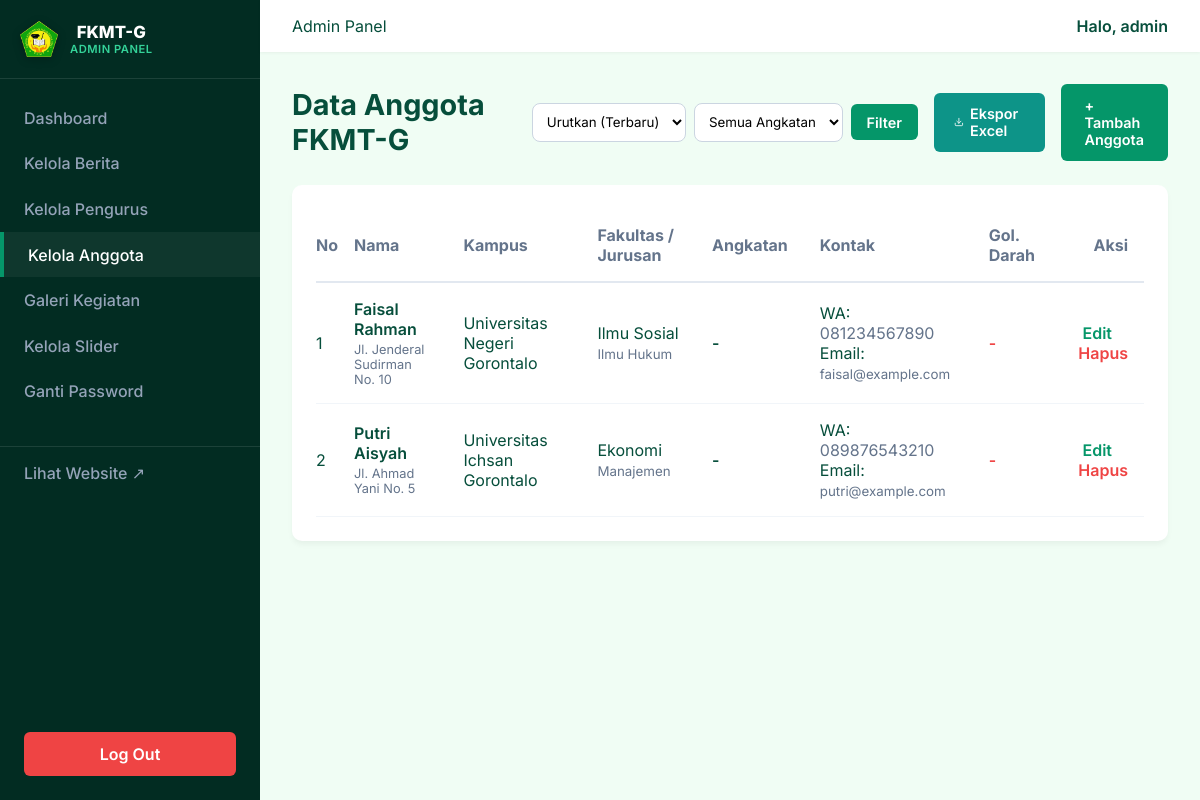
The app's page /admin/anggota (signed in) with its own data.
### tables this page shows
CREATE TABLE `anggota` (
  `id` int(11) NOT NULL AUTO_INCREMENT,
  `nama` varchar(255) NOT NULL,
  `alamat` text DEFAULT NULL,
  `kampus` varchar(255) NOT NULL,
  `fakultas` varchar(255) DEFAULT NULL,
  `jurusan` varchar(255) DEFAULT NULL,
  `angkatan` int(11) DEFAULT NULL,
  `no_wa` varchar(20) DEFAULT NULL,
  `email` varchar(255) DEFAULT NULL,
  `created_at` timestamp NULL DEFAULT current_timestamp(),
  `golongan_darah` varchar(5) DEFAULT NULL,
  PRIMARY KEY (`id`)
);

### app/Controllers/AdminController.php (called while the page is built, shortened)
<?php
class AdminController {
    public function anggota() {
        require_once __DIR__ . '/../../app/Models/Anggota.php';
        $anggotaModel = new \app\Models\Anggota();
        $angkatanFilter = $_GET['angkatan'] ?? null;
        $sort = $_GET['sort'] ?? null;
        $semuaAnggota = $anggotaModel->readAll($angkatanFilter, $sort);
        require_once __DIR__ . '/../../views/admin/anggota_index.php';
    }
}

### public/index.php (called while the page is built, shortened)
<?php
spl_autoload_register(function ($class) {
    $file = __DIR__ . '/../' . str_replace('\\', '/', $class) . '.php';
});
require_once __DIR__ . '/../routes/web.php';

### app/Config/Env.php (called while the page is built, shortened)
<?php
class Env {
    public static function load($path = null) {
        if ($path === null) {
            $path = dirname(__DIR__, 2) . '/.env';
        }
        if (!file_exists($path)) {
            return false;
        }
        return true;
    }
    public static function get($key, $default = null) {
        $value = getenv($key);
        if (is_string($value)) {
            $lower = strtolower($value);
            if ($lower === 'false') return false;
        }
        return $value;
    }
}

### app/Models/Anggota.php (called while the page is built, shortened)
<?php
class Anggota {
    private $conn;
    private $table_name = "anggota";
    public function __construct() {
        $database = new Database();
        $this->conn = $database->getConnection();
    }
    public function readAll($angkatanFilter = null, $sort = null) {
        $query = "SELECT * FROM " . $this->table_name;
        if ($sort === 'nama_asc') {
            $query .= " ORDER BY nama ASC";
        } elseif ($sort === 'nama_desc') {
            $query .= " ORDER BY nama DESC";
        } elseif ($sort === 'terlama') {
            $query .= " ORDER BY created_at ASC";
        } else {
            $query .= " ORDER BY created_at DESC";
        }
        $stmt = $this->conn->prepare($query);
        $stmt->execute();
        return $stmt->fetchAll();
    }
}

### app/Config/Database.php (called while the page is built, shortened)
<?php
class Database {
    private $host;
    private $port;
    private $db_name;
    private $username;
    private $password;
    public function __construct() {
        $this->host = Env::get('DB_HOST', '127.0.0.1');
        $this->port = Env::get('DB_PORT', '3306');
        $this->db_name = Env::get('DB_NAME', 'fkmtg_db');
        $this->username = Env::get('DB_USER', 'root');
        $this->password = Env::get('DB_PASS', '');
    }
    public function getConnection() {
        $this->conn = null;
        try {
            $dsn = "mysql:host=" . $this->host . ";port=" . $this->port . ";dbname=" . $this->db_name . ";charset=utf8mb4";
            $this->conn = new PDO($dsn, $this->username, $this->password);
            $this->conn->setAttribute(PDO::ATTR_ERRMODE, PDO::ERRMODE_EXCEPTION);
            $this->conn->setAttribute(PDO::ATTR_DEFAULT_FETCH_MODE, PDO::FETCH_ASSOC);
        } catch(PDOException $exception) {
            if (Env::get('APP_DEBUG', true)) {
                echo "Koneksi Database Gagal: " . $exception->getMessage();
            } else {
                echo "Terjadi kendala pada koneksi basis data. Silakan hubungi administrator.";
            }
        }
        return $this->conn;
    }
}

### views/admin/anggota_index.php (the view, shortened to what this page needs)
<div style="display: flex; justify-content: space-between; align-items: center; margin-bottom: 1.5rem;">
    <h1 class="page-title" style="margin-bottom:0;">Data Anggota FKMT-G</h1>
    <div style="display: flex; gap: 1rem; align-items: center;">
        <form action="" method="GET" style="display: flex; gap: 0.5rem; align-items: center;">
            <select name="sort" style="padding: 0.6rem; border: 1px solid #CBD5E1; border-radius: 8px; outline: none; background-color: white;">
                <option value="">Urutkan (Terbaru)</option>
            </select>
            <select name="angkatan" style="padding: 0.6rem; border: 1px solid #CBD5E1; border-radius: 8px; outline: none; background-color: white;">
                <option value="">Semua Angkatan</option>
            </select>
            <button type="submit" class="btn-primary" style="padding: 0.6rem 1rem; font-size: 0.9rem; border: none; background-color: #059669; cursor: pointer;">Filter</button>
        </form>
        <a href="/admin/anggota/export" class="btn-primary" style="padding: 0.8rem 1.25rem; font-size: 0.9rem; background-color: #0D9488; display: inline-flex; align-items: center; gap: 0.4rem; text-decoration: none;" title="Unduh Rekapitulasi Data Anggota (CSV/Excel)">
            <svg width="16" height="16" viewBox="0 0 24 24" fill="none" stroke="currentColor" stroke-width="2" stroke-linecap="round" stroke-linejoin="round">
                <path d="M21 15v4a2 2 0 0 1-2 2H5a2 2 0 0 1-2-2v-4"></path>
                <polyline points="7 10 12 15 17 10"></polyline>
                <line x1="12" y1="15" x2="12" y2="3"></line>
            </svg>
            Ekspor Excel
        </a>
        <a href="/admin/anggota/tambah" class="btn-primary" style="padding: 0.8rem 1.5rem; font-size: 0.9rem;">+ Tambah Anggota</a>
    </div>
</div>
<div class="card">
    <div style="overflow-x: auto;">
        <table style="width: 100%; border-collapse: collapse; text-align: left;">
            <thead>
                <tr style="border-bottom: 2px solid #E2E8F0; color: #64748B;">
                    <th style="padding: 1rem 0;">No</th>
                    <th style="padding: 1rem;">Nama</th>
                    <th style="padding: 1rem;">Kampus</th>
                    <th style="padding: 1rem;">Fakultas / Jurusan</th>
                    <th style="padding: 1rem;">Angkatan</th>
                    <th style="padding: 1rem;">Kontak</th>
                    <th style="padding: 1rem;">Gol. Darah</th>
                    <th style="padding: 1rem; text-align: right;">Aksi</th>
                </tr>
            </thead>
            <tbody>
                <?php if(empty($semuaAnggota)): ?>
                    <tr>
                        <td colspan="7" style="text-align:center; padding: 2rem;">Belum ada data anggota.</td>
                    </tr>
                <?php else: ?>
                    <?php $no = 1; foreach($semuaAnggota as $a): ?>
                    <tr style="border-bottom: 1px solid #F1F5F9;">
                        <td style="padding: 1rem 0;"><?= $no++ ?></td>
                        <td style="padding: 1rem; font-weight: 600; color: #064E3B;">
                            <?= htmlspecialchars($a['nama']) ?>
                            <div style="font-size: 0.8rem; font-weight: normal; color: #64748B; margin-top:0.2rem;"><?= htmlspecialchars($a['alamat'] ?? '') ?></div>
                        </td>
                        <td style="padding: 1rem;"><?= htmlspecialchars($a['kampus']) ?></td>
                        <td style="padding: 1rem;">
                            <?= htmlspecialchars($a['fakultas'] ?? '-') ?><br>
                            <small style="color: #64748B;"><?= htmlspecialchars($a['jurusan'] ?? '-') ?></small>
                        </td>
                        <td style="padding: 1rem; font-weight: 600; color: #064E3B;"><?= htmlspecialchars($a['angkatan'] ?? '-') ?></td>
                        <td style="padding: 1rem;">
                            WA: <span style="color: #64748B;"><?= htmlspecialchars($a['no_wa'] ?? '-') ?></span><br>
                            Email: <small style="color: #64748B;"><?= htmlspecialchars($a['email'] ?? '-') ?></small>
                        </td>
                        <td style="padding: 1rem; color: #EF4444; font-weight: 600;"><?= htmlspecialchars($a['golongan_darah'] ?? '-') ?></td>
                        <td style="padding: 1rem; text-align: right;">
                            <a href="/admin/anggota/edit/<?= $a['id'] ?>" style="color: #059669; text-decoration: none; margin-right: 1rem; font-weight:600;">Edit</a>
                            <a href="/admin/anggota/hapus/<?= $a['id'] ?>" class="btn-delete" style="color: #EF4444; text-decoration: none; font-weight:600;">Hapus</a>
                        </td>
                    </tr>
                    <?php endforeach; ?>
                <?php endif; ?>
            </tbody>
        </table>
    </div>
</div>
<?php require_once __DIR__ . '/../layouts/master_admin.php'; ?>

### public/assets/css/admin.css (style rules this page uses)
:root { --primary: #059669; --dark: #064E3B; --light: #F0FDF4; --sidebar: #022C22; --text-muted: #64748B; }
* { margin: 0; padding: 0; box-sizing: border-box; font-family: 'Inter', sans-serif; }
body { background: var(--light); color: var(--dark); display: flex; min-height: 100vh; }
.page-title { font-size: 1.8rem; margin-bottom: 1.5rem; color: var(--dark); }
.card { background: white; border-radius: 10px; padding: 1.5rem; box-shadow: 0 4px 6px -1px rgba(0,0,0,0.05); }
.btn-primary { display: inline-block; background-color: var(--primary); color: white; padding: 0.6rem 1.2rem; border-radius: 6px; text-decoration: none; font-weight: 600; transition: background-color 0.2s ease; border: none; cursor: pointer; }

### records on screen
anggota: nama "Faisal Rahman", alamat "Jl. Jenderal Sudirman No. 10", kampus "Universitas Negeri Gorontalo", fakultas "Ilmu Sosial", jurusan "Ilmu Hukum", angkatan "-", no_wa "081234567890", email "faisal@example.com", golongan_darah "-"
anggota: nama "Putri Aisyah", alamat "Jl. Ahmad Yani No. 5", kampus "Universitas Ichsan Gorontalo", fakultas "Ekonomi", jurusan "Manajemen", angkatan "-", no_wa "089876543210", email "putri@example.com", golongan_darah "-"

### other values on screen
$_SESSION['admin_username'] "admin"
